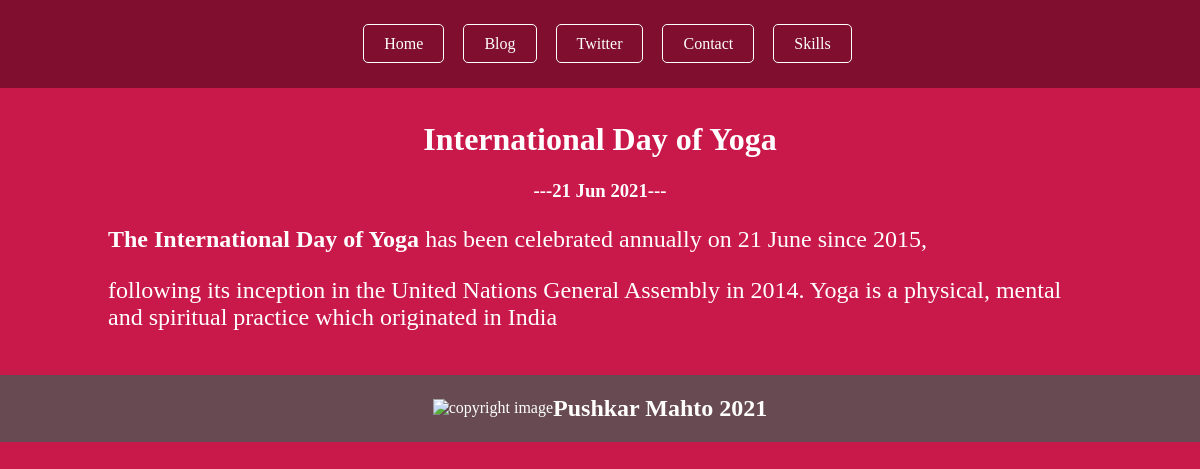
Page /blog/1/ on the committed database.
### blog/models.py (models this page shows, shortened)
class Blog(models.Model):
    title = models.CharField(max_length=180)
    date = models.DateField()
    description = models.TextField()

### blog/views.py (the view)
# urls.py: path('<int:blog_id>/', views.detail, name = 'detail'),
def detail(request, blog_id):
    blog = get_object_or_404(Blog, pk=blog_id)
    return render(request, 'blog/detail.html', {'blog':blog})

### blog/templates/blog/detail.html
{% extends "base/base.html" %}
{% block content %}
<div class="blog">
    <h1 class="cent">{{ blog.title }}</h1>
    <h3 class="cent">---{{ blog.date|date:'d M Y' }}---</h3>
    <p>{{ blog.description|safe }}</p>
</div>
{% endblock %}

### static/css/style.css (style rules this page uses)
body { margin: 0; background-color: #c9184a; }
.blog { padding-left: 20px; padding-right: 20px; padding-top: 20px; padding-bottom: 20px; color: white; }
.cent { text-align: center; color: white; }
p { font-size: 24px; font-family: font-family: 'Raleway', sans-serif !important; }

### rows in the picture
Blog: title "International Day of Yoga", date "21 Jun 2021", description "The International Day of Yoga has been celebrated annually on 21 June since 2015, following its inception in the United Nations General Assembly in 2014. Yoga is a physical, mental and spiritual practice which originated in India"
